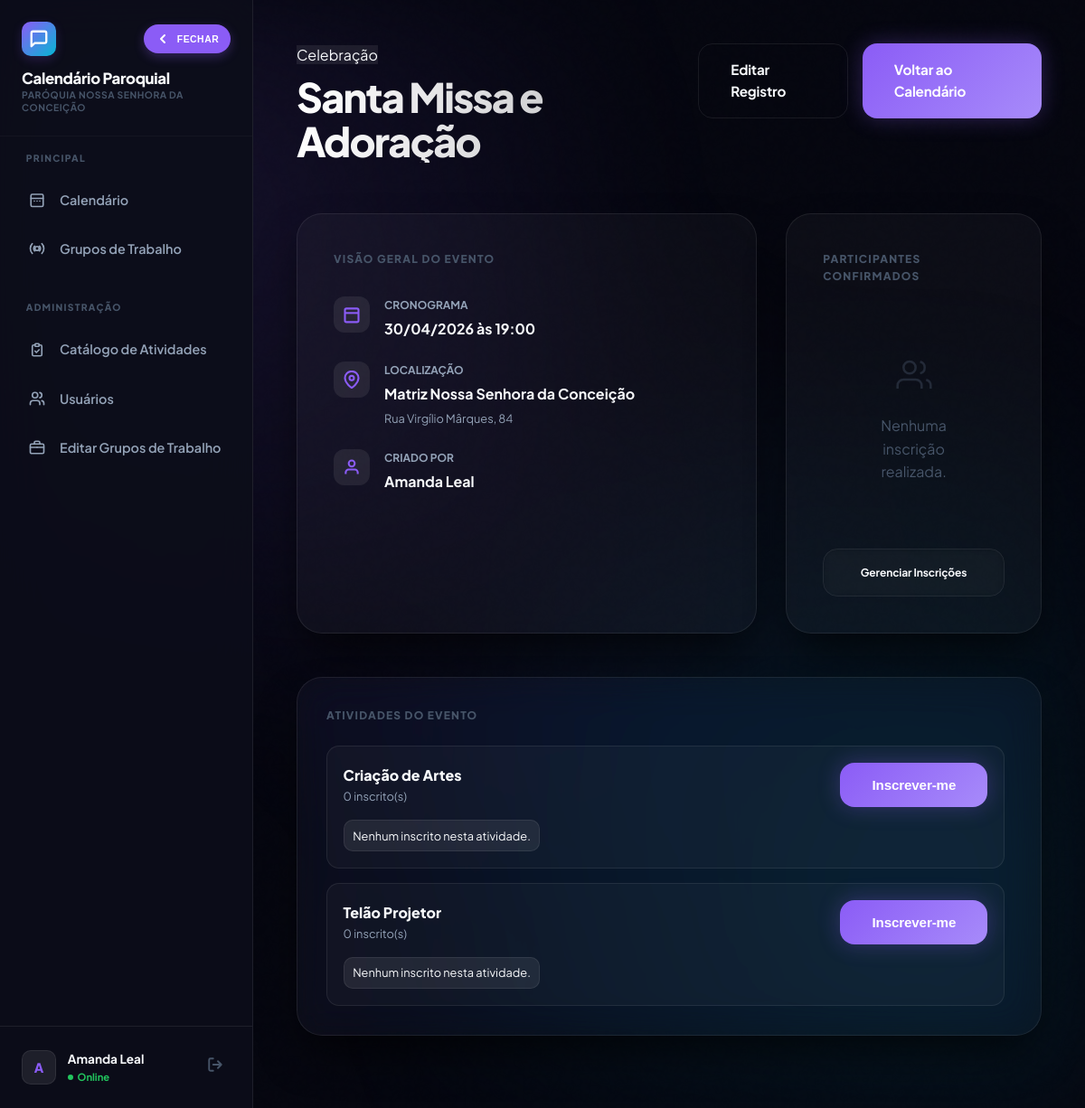
Page /ver_atividade.php?id=101 (signed in) on the earlier database version.
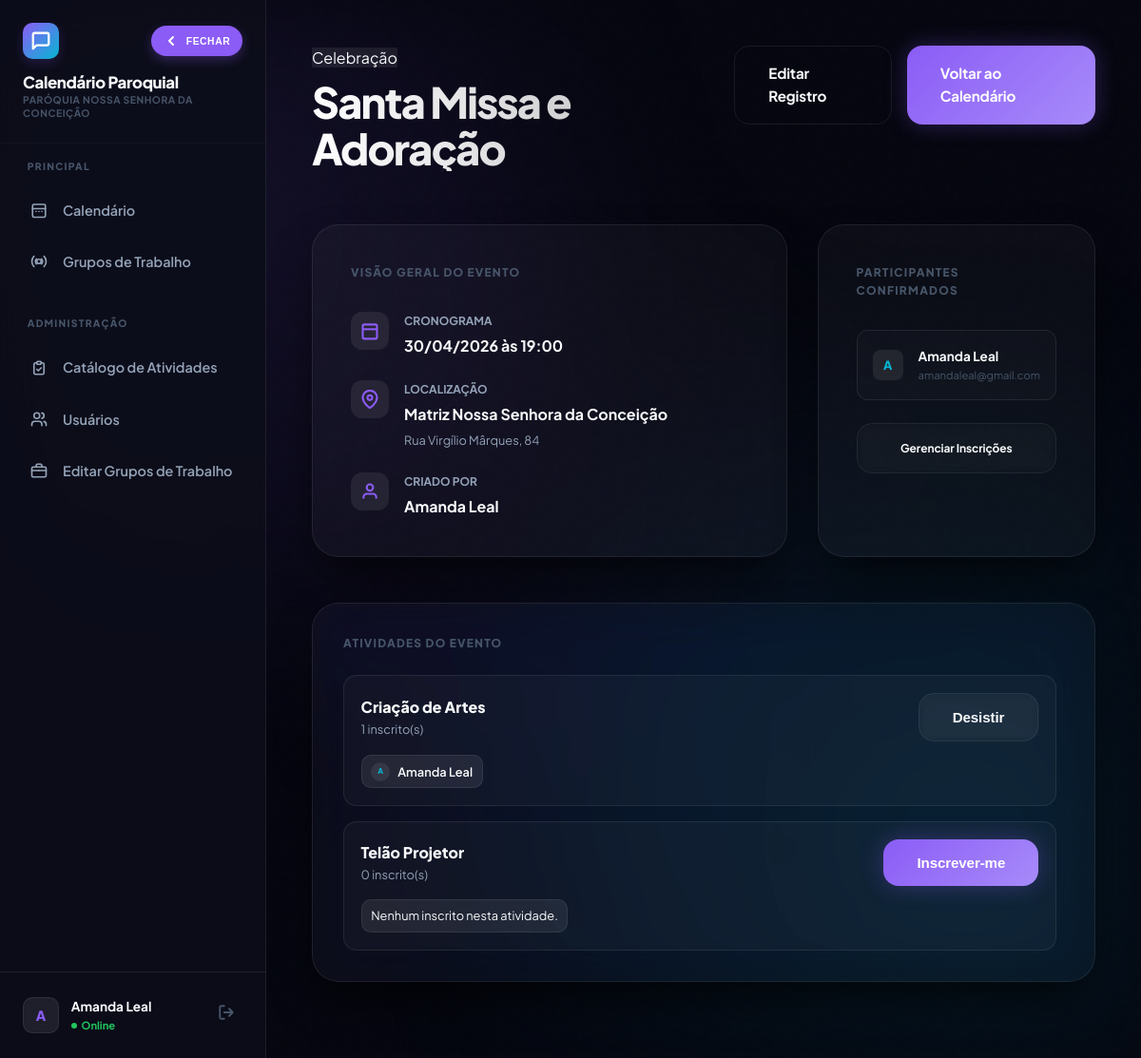
Same page on the later database version.
### tables this page shows
CREATE TABLE `paroquias` (
  `id` int(10) unsigned NOT NULL AUTO_INCREMENT,
  `nome` varchar(255) NOT NULL,
  `cidade` varchar(100) DEFAULT NULL,
  `estado` char(2) DEFAULT NULL,
  `diocese` varchar(255) DEFAULT NULL,
  `ativo` tinyint(1) DEFAULT 1,
  `data_criacao` timestamp NULL DEFAULT current_timestamp(),
  PRIMARY KEY (`id`)
);

CREATE TABLE `atividades` (
  `id` int(10) unsigned NOT NULL AUTO_INCREMENT,
  `nome` varchar(255) NOT NULL,
  `descricao` text DEFAULT NULL,
  `cor` varchar(7) DEFAULT '#3b82f6',
  `data_inicio` date NOT NULL,
  `hora_inicio` time DEFAULT NULL,
  `data_fim` date DEFAULT NULL,
  `hora_fim` time DEFAULT NULL,
  `local_id` int(10) unsigned DEFAULT NULL,
  `tipo_atividade_id` int(10) unsigned DEFAULT NULL,
  `categoria_id` int(10) unsigned DEFAULT NULL,
  `criador_id` int(10) unsigned DEFAULT NULL,
  `paroquia_id` int(10) unsigned DEFAULT NULL,
  `status` varchar(50) DEFAULT 'ativo',
  `restrito` tinyint(1) DEFAULT 0,
  `serie_key` varchar(100) DEFAULT NULL,
  `serie_frequencia` varchar(50) DEFAULT NULL,
  `serie_dias_semana` varchar(100) DEFAULT NULL,
  `serie_data_fim` date DEFAULT NULL,
  `data_criacao` timestamp NULL DEFAULT current_timestamp(),
  `ultima_atualizacao` timestamp NULL DEFAULT current_timestamp() ON UPDATE current_timestamp(),
  `is_multi_color` tinyint(1) DEFAULT 0,
  `is_flashing` tinyint(1) DEFAULT 0,
  PRIMARY KEY (`id`),
  KEY `fk_atividades_paroquia` (`paroquia_id`),
  KEY `fk_atividades_local` (`local_id`),
  KEY `fk_atividades_tipo` (`tipo_atividade_id`),
  CONSTRAINT `fk_atividades_local` FOREIGN KEY (`local_id`) REFERENCES `locais_paroquia` (`id`) ON DELETE SET NULL,
  CONSTRAINT `fk_atividades_paroquia` FOREIGN KEY (`paroquia_id`) REFERENCES `paroquias` (`id`) ON DELETE SET NULL,
  CONSTRAINT `fk_atividades_tipo` FOREIGN KEY (`tipo_atividade_id`) REFERENCES `tipos_atividade` (`id`) ON DELETE SET NULL
);

CREATE TABLE `tipos_atividade` (
  `id` int(10) unsigned NOT NULL AUTO_INCREMENT,
  `paroquia_id` int(10) unsigned DEFAULT NULL,
  `nome_tipo` varchar(100) NOT NULL,
  `cor` varchar(7) DEFAULT NULL,
  `icone` varchar(50) DEFAULT NULL,
  `descricao` text DEFAULT NULL,
  PRIMARY KEY (`id`)
);

CREATE TABLE `locais_paroquia` (
  `id` int(10) unsigned NOT NULL AUTO_INCREMENT,
  `paroquia_id` int(10) unsigned NOT NULL,
  `nome_local` varchar(255) NOT NULL,
  `descricao` text DEFAULT NULL,
  `ativo` tinyint(1) DEFAULT 1,
  `endereco` varchar(255) DEFAULT NULL,
  `telefone` varchar(20) DEFAULT NULL,
  `responsavel` varchar(100) DEFAULT NULL,
  `capacidade` int(11) DEFAULT NULL,
  PRIMARY KEY (`id`)
);

CREATE TABLE `usuarios` (
  `id` int(10) unsigned NOT NULL AUTO_INCREMENT,
  `nome` varchar(255) NOT NULL,
  `email` varchar(255) NOT NULL,
  `senha` varchar(255) NOT NULL,
  `perfil_id` int(10) unsigned DEFAULT NULL,
  `paroquia_id` int(10) unsigned DEFAULT NULL,
  `sexo` varchar(20) DEFAULT NULL,
  `telefone` varchar(20) DEFAULT NULL,
  `palavra_chave` varchar(255) DEFAULT NULL,
  `ativo` tinyint(1) DEFAULT 1,
  `perm_criar_eventos` tinyint(1) DEFAULT 0,
  `perm_editar_eventos` tinyint(1) DEFAULT 0,
  `perm_excluir_eventos` tinyint(1) DEFAULT 0,
  `perm_ver_restritos` tinyint(1) DEFAULT 0,
  `perm_cadastrar_usuario` tinyint(1) DEFAULT 0,
  `perm_admin_usuarios` tinyint(1) DEFAULT 0,
  `perm_ver_logs` tinyint(1) DEFAULT 0,
  `data_criacao` timestamp NULL DEFAULT current_timestamp(),
  `ultimo_login` timestamp NULL DEFAULT NULL,
  `data_nascimento` date DEFAULT NULL,
  `foto_perfil` varchar(255) DEFAULT NULL,
  `nivel_acesso` int(10) DEFAULT 0,
  `perfil_nome` varchar(50) DEFAULT NULL,
  `perm_ver_calendario` tinyint(1) DEFAULT 1,
  `perm_admin_sistema` tinyint(1) DEFAULT 0,
  `perm_gerenciar_catalogo` tinyint(1) DEFAULT 0,
  `perm_gerenciar_grupos` tinyint(1) DEFAULT 0,
  PRIMARY KEY (`id`),
  UNIQUE KEY `email` (`email`),
  KEY `fk_usuario_perfil` (`perfil_id`),
  KEY `fk_usuario_paroquia` (`paroquia_id`),
  CONSTRAINT `fk_usuario_paroquia` FOREIGN KEY (`paroquia_id`) REFERENCES `paroquias` (`id`) ON DELETE SET NULL,
  CONSTRAINT `fk_usuario_perfil` FOREIGN KEY (`perfil_id`) REFERENCES `perfis` (`id`) ON DELETE SET NULL
);

CREATE TABLE `atividade_evento_itens` (
  `id` int(10) unsigned NOT NULL AUTO_INCREMENT,
  `evento_id` int(10) unsigned NOT NULL,
  `atividade_catalogo_id` int(10) unsigned NOT NULL,
  `ordem` int(10) unsigned NOT NULL DEFAULT 0,
  `data_criacao` timestamp NULL DEFAULT current_timestamp(),
  `ultima_atualizacao` timestamp NULL DEFAULT current_timestamp() ON UPDATE current_timestamp(),
  PRIMARY KEY (`id`),
  UNIQUE KEY `evento_id` (`evento_id`,`atividade_catalogo_id`)
);

CREATE TABLE `atividades_catalogo` (
  `id` int(10) unsigned NOT NULL AUTO_INCREMENT,
  `paroquia_id` int(10) unsigned NOT NULL,
  `nome` varchar(150) NOT NULL,
  `descricao` text DEFAULT NULL,
  `ativo` tinyint(1) NOT NULL DEFAULT 1,
  PRIMARY KEY (`id`),
  UNIQUE KEY `paroquia_id` (`paroquia_id`,`nome`),
  CONSTRAINT `fk_catalogo_paroquia` FOREIGN KEY (`paroquia_id`) REFERENCES `paroquias` (`id`) ON DELETE CASCADE
);

### ver_atividade.php (the view, shortened to what the rows shown need)
<?php
require_once 'functions.php';
$pid = current_paroquia_id();
$id = (int)($_GET['id'] ?? 0);
$sql = "
    SELECT a.*, l.nome_local, l.endereco, l.responsavel, t.nome_tipo, t.icone, u.nome as criador_nome
    FROM atividades a
    LEFT JOIN locais_paroquia l ON a.local_id = l.id
    LEFT JOIN tipos_atividade t ON a.tipo_atividade_id = t.id
    LEFT JOIN usuarios u ON a.criador_id = u.id
    WHERE a.id = ? AND a.paroquia_id = ?
    LIMIT 1
";
$stmt = $conn->prepare($sql);
$stmt->bind_param('ii', $id, $pid);
$stmt->execute();
$activity = $stmt->get_result()->fetch_assoc();
$parts_sql = "
    SELECT DISTINCT u.nome, u.email, u.foto_perfil, u.id
    FROM usuarios u
    WHERE u.id IN (
        SELECT usuario_id FROM inscricoes WHERE atividade_id = ?
        UNION
        SELECT aei.usuario_id
        FROM atividade_evento_inscricoes aei
        INNER JOIN atividade_evento_itens ei ON ei.id = aei.evento_item_id
        WHERE ei.evento_id = ?
    )
    ORDER BY u.nome ASC
";
$stmt_p = $conn->prepare($parts_sql);
$stmt_p->bind_param('ii', $id, $id);
$stmt_p->execute();
$participants = $stmt_p->get_result();
$eventItems = getEventActivityItems($conn, $id, (int)($_SESSION['usuario_id'] ?? 0));
?>
<!DOCTYPE html>
<html lang="pt-BR">
<head>
    <link rel="stylesheet" href="style.css">
</head>
<body>
    <div class="app-shell">
        <?php include 'sidebar.php'; ?>
        <main class="main-content">
            <header class="detail-header animate-in">
                <div>
                    <span class="type-badge" style="background:var(--panel-hi);"><?= h($activity['nome_tipo'] ?: 'Evento') ?></span>
                    <h1 class="gradient-text"><?= h($activity['nome']) ?></h1>
                </div>
            </header>
            <div class="info-grid animate-in" style="animation-delay: 0.1s;">
                <section class="glass info-card">
                    <div class="meta-list">
                        <div class="meta-box">
                            <div class="meta-content">
                                <div>CRONOGRAMA</div>
                                <span><?= formatDate($activity['data_inicio']) ?> às <?= formatTime($activity['hora_inicio']) ?></span>
                            </div>
                        </div>
                        <div class="meta-box">
                            <div class="meta-content">
                                <div>LOCALIZAÇÃO</div>
                                <span><?= h($activity['nome_local'] ?: 'Não definido') ?></span>
                                <p style="font-size: 0.8rem; color: var(--text-dim); margin-top: 0.3rem;"><?= h($activity['endereco'] ?: 'Endereço não disponível') ?></p>
                            </div>
                        </div>
                        <div class="meta-box">
                            <div class="meta-content">
                                <div>CRIADO POR</div>
                                <span><?= h($activity['criador_nome'] ?: 'Gerenciador do Sistema') ?></span>
                            </div>
                        </div>
                    </div>
                </section>
                <section class="glass info-card">
                    <div class="participants-list">
                        <?php if ($participants->num_rows > 0): ?>
                            <?php while ($p = $participants->fetch_assoc()): ?>
                            <div class="participant-item">
                                <div class="p-avatar">
                                    <?php if (!empty($p['foto_perfil']) && file_exists(__DIR__ . '/' . $p['foto_perfil'])): ?>
                                        <img src="<?= h($p['foto_perfil']) ?>?v=<?= time() ?>" alt="Foto">
                                    <?php else: ?>
                                        <?= mb_substr($p['nome'], 0, 1) ?>
                                    <?php endif; ?>
                                </div>
                                <div style="flex: 1;">
                                    <div style="font-size: 0.85rem; font-weight: 700;"><?= h($p['nome']) ?></div>
                                    <div style="font-size: 0.7rem; color: var(--text-ghost);"><?= h($p['email']) ?></div>
                                </div>
                            </div>
                            <?php endwhile; ?>
                        <?php endif; ?>
                    </div>
                </section>
            </div>
            <?php if (!empty($eventItems)): ?>
            <section class="glass event-items-board animate-in" style="animation-delay: 0.15s;">
                <div class="event-items-grid">
                    <?php foreach ($eventItems as $item): ?>
                    <div class="event-item-card">
                        <div class="event-item-header">
                            <div>
                                <div style="font-size: 1rem; font-weight: 800;"><?= h($item['nome']) ?></div>
                                <div style="font-size: 0.8rem; color: var(--text-dim);"><?= (int)$item['total_inscritos'] ?> inscrito(s)</div>
                            </div>
                            <?php if (canInteractWithActivity()): ?>
                                <?php if (!$item['usuario_inscrito']): ?>
                                    <form method="POST" action="inscrever.php" style="margin: 0;">
                                        <button type="submit" class="btn btn-primary shimmer">Inscrever-me</button>
                                    </form>
                                <?php elseif (activityStartTimestamp($activity) - 86400 >= time() || canBypassEnrollmentDeadline()): ?>
                                    <form method="POST" action="inscrever.php" style="margin: 0;">
                                        <button type="submit" class="btn btn-ghost">Desistir</button>
                                    </form>
                                <?php endif; ?>
                            <?php endif; ?>
                        </div>
                        <div class="event-item-participants">
                            <?php if (!empty($item['participants'])): ?>
                                <?php foreach ($item['participants'] as $participant): ?>
                                    <div class="event-item-chip" style="display: inline-flex; align-items: center; gap: 0.5rem;">
                                        <div class="p-avatar" style="width: 20px; height: 20px; font-size: 0.5rem; border-radius: 50%;">
                                            <?php if (!empty($participant['foto_perfil']) && file_exists(__DIR__ . '/' . $participant['foto_perfil'])): ?>
                                                <img src="<?= h($participant['foto_perfil']) ?>?v=<?= time() ?>" alt="">
                                            <?php else: ?>
                                                <?= mb_substr($participant['nome'], 0, 1) ?>
                                            <?php endif; ?>
                                        </div>
                                        <span style="font-weight: 600;"><?= h($participant['nome']) ?></span>
                                    </div>
                                <?php endforeach; ?>
                            <?php else: ?>
                                <div class="event-item-chip">Nenhum inscrito nesta atividade.</div>
                            <?php endif; ?>
                        </div>
                    </div>
                    <?php endforeach; ?>
                </div>
            </section>
            <?php endif; ?>
        </main>
    </div>
</body>
</html>

### sidebar.php (shortened to what the rows shown need)
<?php
require_once 'config.php';
$parish_name = 'Igreja Católica';
$pid = $_SESSION['paroquia_id'] ?? 0;
if ($pid > 0) {
    $stmt = $conn->prepare("SELECT nome FROM paroquias WHERE id = ?");
    $stmt->bind_param('i', $pid);
    $stmt->execute();
    $resParish = $stmt->get_result();
    if ($resParish && $resParish->num_rows > 0) {
        $parish_name = $resParish->fetch_assoc()['nome'];
    }
}
$all_parishes = [];
?>
<aside class="sidebar" id="mainSidebar">
    <div class="sidebar-header">
        <div class="brand-details">
            <span class="brand-text">Calendário Paroquial</span>
            <?php if (count($all_parishes) > 1): ?>
                <select class="brand-sub-select" onchange="window.location.href='select_paroquia.php?id='+this.value">
                    <?php if ($pid == 0): ?><option value="0" selected>Selecionar...</option><?php endif; ?>
                    <?php foreach($all_parishes as $p): ?>
                        <option value="<?= $p['id'] ?>" <?= $p['id'] == $pid ? 'selected' : '' ?>><?= h($p['nome']) ?></option>
                    <?php endforeach; ?>
                </select>
            <?php else: ?>
                <span class="brand-sub"><?= h($parish_name) ?></span>
            <?php endif; ?>
        </div>
    </div>
</aside>

Differences in the rows shown:
now on this page (row edited): usuarios: nome "A", nome "Amanda Leal", email "amandaleal@gmail.com"
computed for atividade_evento_itens "Criação de Artes": total_inscritos "0" → "1"; text "Inscrever-me Nenhum inscrito nesta atividade." → "Desistir"
Other differences:
new list line: "A Amanda Leal"
text no longer shown: "Nenhuma inscrição realizada."
